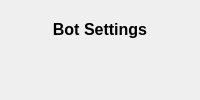
               <widget class="QWidget" name="pg_settings">
                <property name="styleSheet">
                 <string notr="true">background-image: url(:/images/images/Icon_trans.png);
background-repeat: no-repeat;
background-position: center;</string>
                </property>
                <layout class="QVBoxLayout" name="verticalLayout_17">
                 <item>
                  <widget class="QFrame" name="frame_29">
                   <property name="styleSheet">
                    <string>background:transparent</string>
                   </property>
                   <property name="frameShape">
                    <enum>QFrame::Shape::NoFrame</enum>
                   </property>
                   <property name="frameShadow">
                    <enum>QFrame::Shadow::Raised</enum>
                   </property>
                   <layout class="QVBoxLayout" name="verticalLayout_16">
                    <item alignment="Qt::AlignmentFlag::AlignTop">
                     <widget class="QLabel" name="label_18">
                      <property name="font">
                       <font>
                        <pointsize>12</pointsize>
                        <bold>true</bold>
                       </font>
                      </property>
                      <property name="styleSheet">
                       <string>background:transparent</string>
                      </property>
                      <property name="text">
                       <string>Bot Settings</string>
                      </property>
                      <property name="alignment">
                       <set>Qt::AlignmentFlag::AlignCenter</set>
                      </property>
                     </widget>
                    </item>
                   </layout>
                  </widget>
                 </item>
                 <item>
                  <widget class="QFrame" name="frame_30">
                   <property name="sizePolicy">
                    <sizepolicy hsizetype="Preferred" vsizetype="Expanding">
                     <horstretch>0</horstretch>
                     <verstretch>0</verstretch>
                    </sizepolicy>
                   </property>
                   <property name="styleSheet">
                    <string notr="true">background:transparent</string>
                   </property>
                   <property name="frameShape">
                    <enum>QFrame::Shape::Box</enum>
                   </property>
                   <property name="frameShadow">
                    <enum>QFrame::Shadow::Sunken</enum>
                   </property>
                  </widget>
                 </item>
                </layout>
               </widget>
